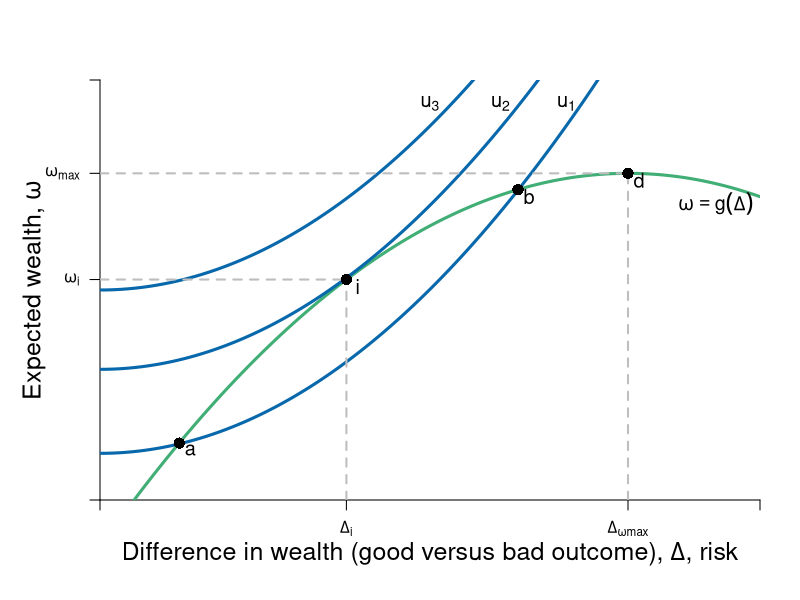

Write the R code that produced this figure.
require(ggplot2)
require(shape)
pdf(file = "risk/risk_return.pdf", width = 9, height = 7)

#Set parameters for graphics
axislabelsize <- 1.5
labelsize <- 1.2
graphlinewidth <- 3
segmentlinewidth <- 2
a <- c(2, 4, 6)


COL <- c("#7fc97f", "#beaed4", "#fdc086", "#ffff99", "#386cb0", "#f0027f", "#bf5b17", "#666666")
COLA <- c("#e0f3db", "#99d8c9","#66c2a4","#41ae76", "#238b45", "#005824")
COLB <- c("#c6dbef", "#4eb3d3", "#2b8cbe", "#0868ac","#084081")
COLC <- c("#fcfbfd", "#efedf5", "#dadaeb", "#bcbddc", "#9e9ac8", "#807dba", "#6a51a3", "#54278f", "#3f007d")

par(mar =  c(5, 5, 4, 2))
xlims <- c(0, 15)
ylims <- c(0, 18)

riskreturn <- function(g, int1 = 14, int2 = 4, coeff = 1/3){
  int1 - (int2 - (coeff)*g)^2
}

# uA <- function(omega, g, slope = 0.5){
#   omega + omega*g  - slope*g^2
# }

indiffA <- function(g, intercept = 3, slope = 0.125){
  intercept  + slope*g^2
}


#Plot command 
plot(0, 0, xlim = xlims, ylim = ylims, 
     type = "n",
     xlab = expression(paste("")),
     ylab = expression(paste("")), 
     axes = FALSE,
     # xlab = expression(paste("Bob's Payoff, ", u^B)),
     # ylab = expression(paste("Alfredo's Payoff, ", u^A)),
     #xaxt = "n", 
     #yaxt = "n", 
     cex.lab = axislabelsize, 
     bty = "n", 
     xaxs="i", 
     yaxs="i"
)


#Customize ticks and labels for the plot
# ticksy <- seq(ylims[1], ylims[2], 3)
# ylabels <- seq(ylims[1], ylims[2], 3)
# ticksx <- seq(xlims[1], xlims[2], 5)
# xlabels <- seq(xlims[1], xlims[2], 5)
ticksy <- c(0,  riskreturn(g = 5.6), riskreturn(g = 12) ,ylims[2])
ylabels <- c(NA, expression(paste(omega[i])), expression(paste(omega[max])), NA)
ticksx <- c(0, 5.6, 12, xlims[2])
xlabels <- c(NA, expression(paste(Delta[i])), expression(paste(Delta[omega*max])), NA)

axis(1, at = ticksx, pos = 0, labels = xlabels)
axis(2, at = ticksy, pos = 0, labels = ylabels, las = 1)
mtext(expression(paste("Difference in wealth (good versus bad outcome), ", Delta, ", risk")), side = 1, line = 2.5, cex = axislabelsize)
text(xlims[1] - 1.5, ylims[2] - 0.5*(ylims[2] - ylims[1]), expression(paste("Expected wealth, ", omega)), xpd = TRUE, cex = axislabelsize, srt = 90) 

npts <- 500 
xx1 <- seq(xlims[1], xlims[2], length.out = npts)
lines(xx1, riskreturn(xx1), col = COLA[4], lwd = graphlinewidth, lty = 1)
lines(xx1, indiffA(xx1, intercept = 2), col = COLB[4], lwd = graphlinewidth, lty = 1)
lines(xx1, indiffA(xx1, intercept = 5.6), col = COLB[4], lwd = graphlinewidth, lty = 1)
lines(xx1, indiffA(xx1, intercept = 9), col = COLB[4], lwd = graphlinewidth, lty = 1)


#Add points a, b, c and c
segments(5.6, 0, 5.6, riskreturn(g = 5.6), lty = 2, col = "gray", lwd = segmentlinewidth)
segments(0, riskreturn(g = 5.6), 5.6, riskreturn(g = 5.6), lty = 2, col = "gray", lwd = segmentlinewidth)
points(5.6, riskreturn(g = 5.6), pch = 16, col = "black", cex = 1.5)
text(5.6 + 0.25, riskreturn(g = 5.6) - 0.3, expression(i), cex = labelsize)


segments(12, 0, 12, riskreturn(g = 12) , lty = 2, col = "gray", lwd = segmentlinewidth)
segments(0, riskreturn(g = 12) , 12, riskreturn(g = 12) , lty = 2, col = "gray", lwd = segmentlinewidth)
points(12, riskreturn(g = 12) , pch = 16, col = "black", cex = 1.5)
text(12 + 0.25, riskreturn(g = 12) - 0.3, expression(d), cex = labelsize)


points(1.8, riskreturn(g = 1.8) , pch = 16, col = "black", cex = 1.5)
text(1.8 + 0.25, riskreturn(g = 1.8) - 0.3, expression(a), cex = labelsize)


points(9.5, riskreturn(g = 9.5) , pch = 16, col = "black", cex = 1.5)
text(9.5 + 0.25, riskreturn(g = 9.5) - 0.3, expression(b), cex = labelsize)


#Label risk return schedule
text(14, 12.7, expression(paste(omega == g(Delta))), cex = labelsize)

#Label value functions
text(10.6, 17, expression(u[1]), cex = labelsize)
text(9.1, 17, expression(u[2]), cex = labelsize)
text(7.5, 17, expression(u[3]), cex = labelsize)


dev.off()
